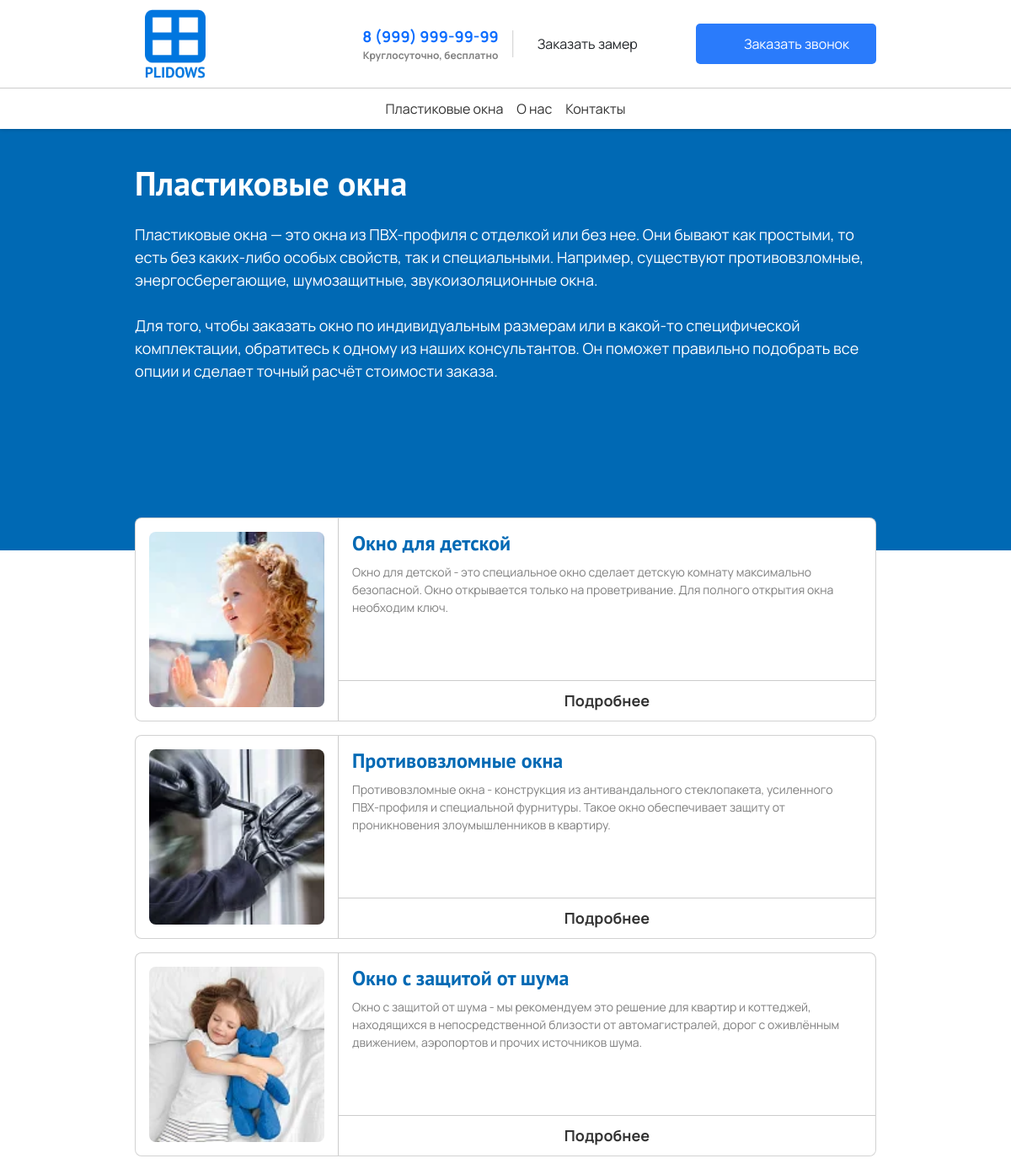
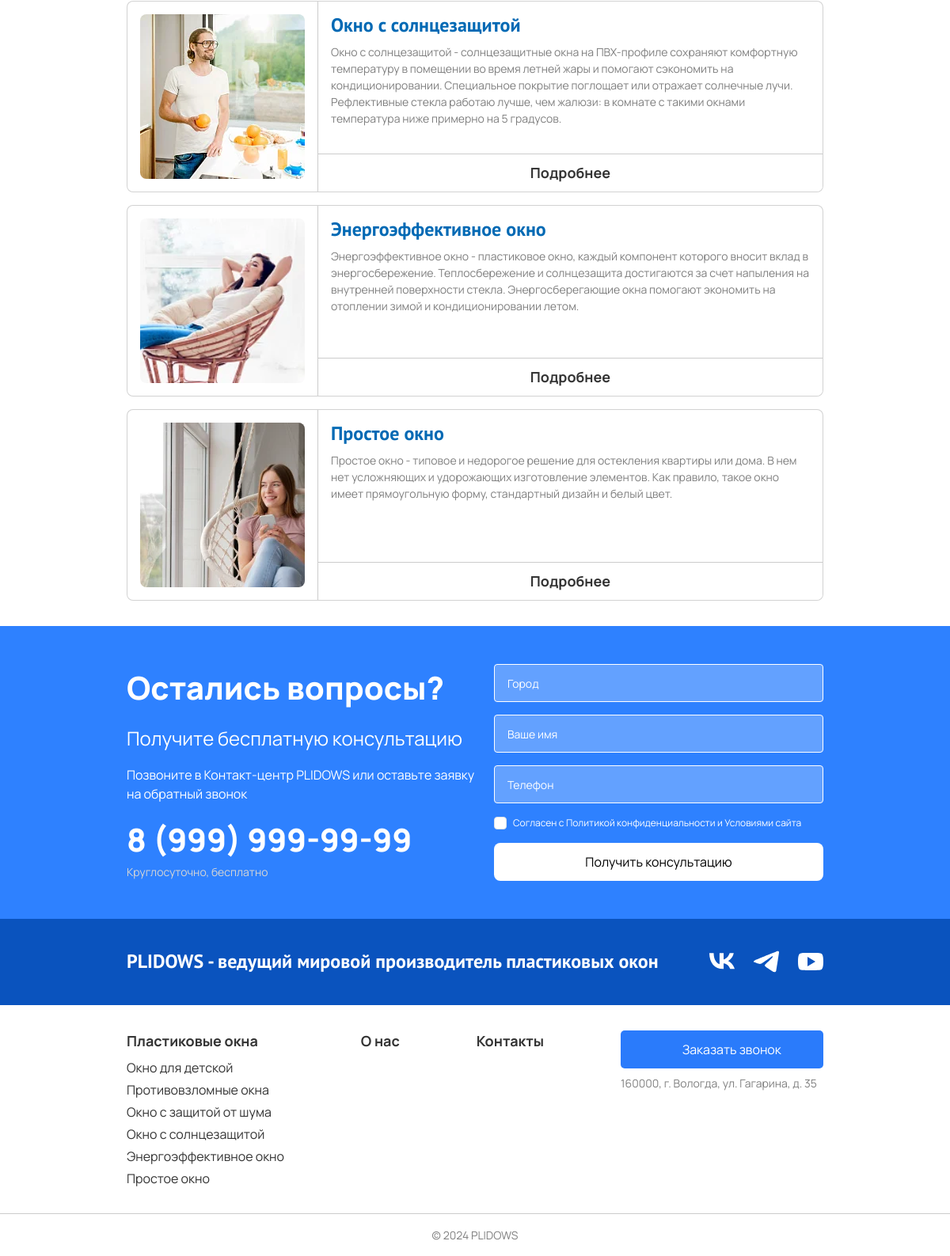
Page /catalog/ on the committed database (2 pictures, top to bottom).
### windows/models.py (models this page shows, shortened)
class Product(models.Model):
    name = models.CharField(max_length=255, verbose_name="Название", blank=False)
    date = models.DateTimeField(verbose_name="Дата добавления", auto_now_add=True)
    photo_file = models.ImageField(max_length=255, upload_to=get_name_file, blank=True, null=True, verbose_name="Фото товара",
                                   validators=[FileExtensionValidator(allowed_extensions=['png', 'jpg', 'jpeg', 'webp'])])
    profile = models.CharField(verbose_name="Профиль", max_length=255, blank=False)
    colors = models.CharField(verbose_name="Цвета уплотнений", max_length=255, blank=False)
    cameras = models.CharField(verbose_name="Количество камер", max_length=255, blank=False)
    montage = models.CharField(verbose_name="Монтажная ширина, мм", max_length=255, blank=False)
    rebate = models.CharField(verbose_name="Высота фальца, мм", max_length=255, blank=False)
    fulfillment = models.CharField(verbose_name="Исполнения", max_length=255, blank=False)
    material = models.CharField(verbose_name="Материал уплотнений", max_length=255, blank=False)
    glass_unit = models.CharField(verbose_name="Тип стеклопакета", max_length=255, blank=False)
    resistance = models.CharField(verbose_name="Сопротивление теплопередаче (с установленным армированием), м²С/Вт", max_length=255, blank=False)
    height = models.CharField(verbose_name="Высота комбинации рама-створка в световом проеме (типовой вариант)", max_length=255, blank=False)
    description = models.TextField(verbose_name="Описание", blank=False, default="")
    def get_absolute_url(self):
        return reverse('product', args=[str(self.id)])
    class Meta:
        verbose_name = 'Товар'
        verbose_name_plural = 'Товары'

### windows/views.py (the view)
# urls.py: path('catalog/', catalog, name='catalog'),
def catalog(request):
    order_by = request.GET.get('order_by')
    if order_by:
        products = Product.objects.order_by(order_by)
    else:
        products = Product.objects.order_by("-date")
    return render(request, 'pages/catalog.html',
                  context={
                      'products': products
                  })

### windows/context_processors.py (called while the page is built)
def provide_products_for_footer(request):
    return {
        'products': Product.objects.order_by('-date'),
        'products_for_production': Product.objects.order_by('-date')[3:6]
    }

### windows/templates/pages/catalog.html
{% extends 'index.html' %}
{% block page_header %}
<div class="catalog_bg">
</div>
{% endblock %}
{% block content %}
    <div class="main_wrapper mb-3">
        <div class="text-white catalog_header">
            <h1>Пластиковые окна</h1>
            <p class="catalog_description">
                Пластиковые окна — это окна из ПВХ-профиля с отделкой или без нее. Они бывают как простыми, то есть без
                каких-либо особых
                свойств, так и специальными. Например, существуют противовзломные, энергосберегающие, шумозащитные,
                звукоизоляционные окна. <br> <br>
                Для того, чтобы заказать окно по индивидуальным размерам или в какой-то специфической комплектации,
                обратитесь
                к одному из наших консультантов. Он поможет правильно подобрать все опции и сделает точный расчёт
                стоимости заказа.
            </p>
        </div>
        <div class="d-flex justify-content-between gap-3 flex-wrap">
            {% for item in products %}
                <div class="d-flex bg-white catalog_item card flex-row gap-3 p-0">
                    <img src="{{ item.photo_file.url }}" alt="{{ item.name }}" class="catalog_img my-3 ms-3"
                         width="200">
                    <div class="catalog_item_info w-100">
                        <div class="p-3">
                            <h3>
                                {{ item.name }}
                            </h3>
                            <p class="catalog_item_description">
                                {{ item.name }} - {{ item.description }}
                            </p>
                        </div>
                        <a href="{{ item.get_absolute_url }}" class="catalog_item_button">Подробнее</a>
                    </div>
                </div>
            {% endfor %}
        </div>
    </div>
{% endblock %}

### windows/templates/index.html (shortened to what this page needs)
<!doctype html>
<html lang="ru">
<head>
    {% load static %}
    <link rel="stylesheet" href="{% static 'css/bootstrap.min.css' %}">
    <link rel="stylesheet" href="{% static 'css/main.css' %}">
</head>
<body>
<header class="d-flex flex-column">
    <div class="d-flex justify-content-between align-items-center header-top py-1">
        <a href="/" class="navbar-brand">
            <img class="nav-logo logo" src="{% static 'logo.png' %}" alt="logo">
        </a>
        <div class="d-flex align-items-center gap-3 header_contacts">
            <div class="d-flex flex-column align-items-center">
                <a href="tel:89999999999">8 (999) 999-99-99</a>
                <p class="text-black-50">Круглосуточно, бесплатно</p>
            </div>
            <button class="btn order_measure order_measure_header">Заказать замер</button>
        </div>
        <button class="order_call">
            <p class="order_call_icon"></p>
            <p>Заказать звонок</p>
        </button>
    </div>
    <nav class="navbar navbar-expand-md py-1 mx-auto">
        <div class="d-flex header_navbar py-2 gap-3">
            <a href="{% url 'catalog' %}">Пластиковые окна</a>
            <a href="{% url 'about' %}">О нас</a>
            <a href="{% url 'contact' %}">Контакты</a>
        </div>
    </nav>
</header>
{% block page_header %}{% endblock %}
<main role="main">
    <div class="starter-template">
        {% block content %}{% endblock %}
    </div>
</main>
<footer>
    <div class="have_questions_form">
        <div class="d-flex justify-content-between gap-3 why_us_form_container main_wrapper">
            <div class="d-flex flex-column gap-3 w-50 why_us_form_text_container">
                <span class="why_us_form_heading">
                    Остались вопросы?
                </span>
                <p class="have_questions_form_text">Получите бесплатную консультацию</p>
                <p class="why_us_form_text">Позвоните в Контакт-центр PLIDOWS или оставьте заявку на обратный звонок</p>
                <div class="d-flex flex-column">
                    <span class="why_us_form_heading">
                        8 (999) 999-99-99
                    </span>
                    <span class="small_text">Круглосуточно, бесплатно</span>
                </div>
            </div>
            <form action="/" method="POST" class="flex-column gap-3 w-50 why_us_form_wrapper order_form">
                <input type="text" placeholder="Город" name="city" class="why_us_form_input" required>
                <input type="text" placeholder="Ваше имя" name="name" class="why_us_form_input" required>
                <input type="text" placeholder="Телефон" name="phone" class="why_us_form_input" required>
                <div class="d-flex gap-2 why_us_form_rules align-items-center">
                    <input type="checkbox" id="rules_have_question" name="rules" class="form-check-input mt-0" required>
                    <label for="rules_have_question">Cогласен с <a href="policy">Политикой конфиденциальности</a> и <a href="conditions">Условиями сайта</a></label>
                </div>
                <button class="why_us_form_submit">Получить консультацию</button>
            </form>
        </div>
    </div>
    <div class="d-flex footer_socials justify-content-between align-items-center">
        <h1>PLIDOWS - ведущий мировой производитель пластиковых окон</h1>
        <div class="d-flex gap-4 footer_socials_icons">
            <a href="https://vk.com" target="_blank" class="text-white">
            </a>
            <a href="https://web.telegram.org" target="_blank" class="text-white">
            </a>
            <a href="https://youtube.com" target="_blank" class="text-white">
            </a>
        </div>
    </div>
    <div class="d-flex gap-3 footer_nav justify-content-between">
        <div class="d-flex flex-column gap-2">
            <a href="{% url 'catalog' %}" class="footer_nav_link">Пластиковые окна</a>
            <div class="d-flex flex-column gap-1">
                {% for item in products %}
                    <a href="{{ item.get_absolute_url }}" class="footer_nav_sub_link">
                        {{ item.name }}
                    </a>
                {% endfor %}
            </div>
        </div>
        <a href="{% url 'about' %}" class="footer_nav_link">О нас</a>
        <a href="{% url 'contact' %}" class="footer_nav_link">Контакты</a>
        <div class="d-flex flex-column align-items-start footer_order_call gap-2">
            <button class="order_call">
                <p class="order_call_icon"></p>
                <p>Заказать звонок</p>
            </button>
            <p class="text-black-50 small_text">160000, г. Вологда, ул. Гагарина, д. 35</p>
        </div>
    </div>
    <div class="d-flex footer_copyright_block justify-content-center">
        <p class="small_text text-black-50">
            © 2024 PLIDOWS
        </p>
    </div>
</footer>
</body>
</html>

### rows in the picture
Product: photo_file (picture), name "Окно для детской", description "это специальное окно сделает детскую комнату максимально безопасной. Окно открывается только на проветривание. Для полного открытия окна необходим ключ."
Product: photo_file (picture), name "Противовзломные окна", description "конструкция из антивандального стеклопакета, усиленного ПВХ-профиля и специальной фурнитуры. Такое окно обеспечивает защиту от проникновения злоумышленников в квартиру."
Product: photo_file (picture), name "Окно с защитой от шума", description "мы рекомендуем это решение для квартир и коттеджей, находящихся в непосредственной близости от автомагистралей, дорог с оживлённым движением, аэропортов и прочих источников шума."
Product: photo_file (picture), name "Окно с солнцезащитой", description "солнцезащитные окна на ПВХ-профиле сохраняют комфортную температуру в помещении во время летней жары и помогают сэкономить на кондиционировании. Специальное покрытие поглощает или отражает солнечные лучи. Рефлективные стекла работаю лучше, чем жалюзи: в комнате с такими окнами температура ниже примерно на 5 градусов."
Product: photo_file (picture), name "Энергоэффективное окно", description "пластиковое окно, каждый компонент которого вносит вклад в энергосбережение. Теплосбережение и солнцезащита достигаются за счет напыления на внутренней поверхности стекла. Энергосберегающие окна помогают экономить на отоплении зимой и кондиционировании летом."
Product: photo_file (picture), name "Простое окно", description "типовое и недорогое решение для остекления квартиры или дома. В нем нет усложняющих и удорожающих изготовление элементов. Как правило, такое окно имеет прямоугольную форму, стандартный дизайн и белый цвет."
